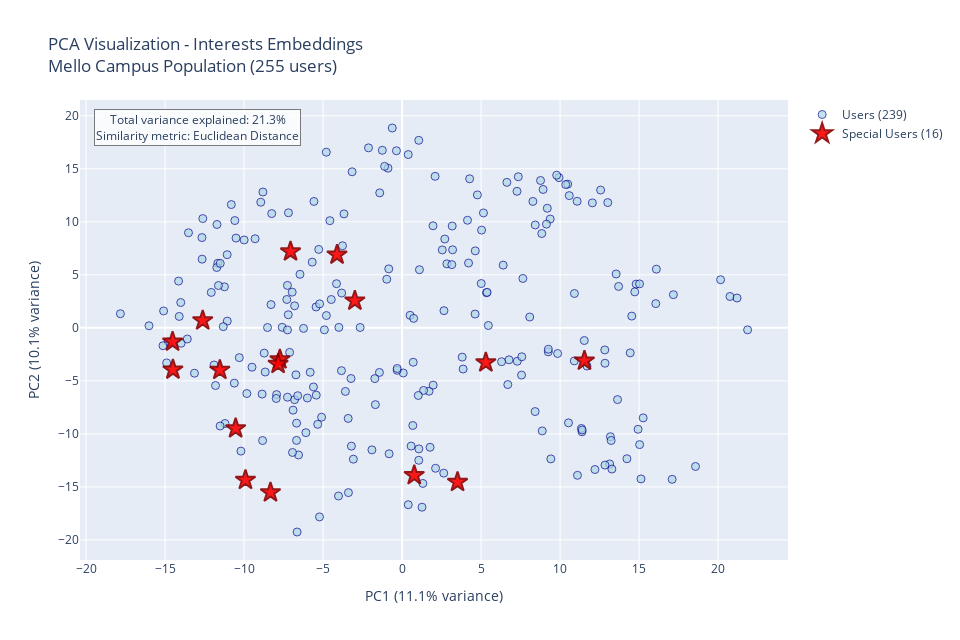
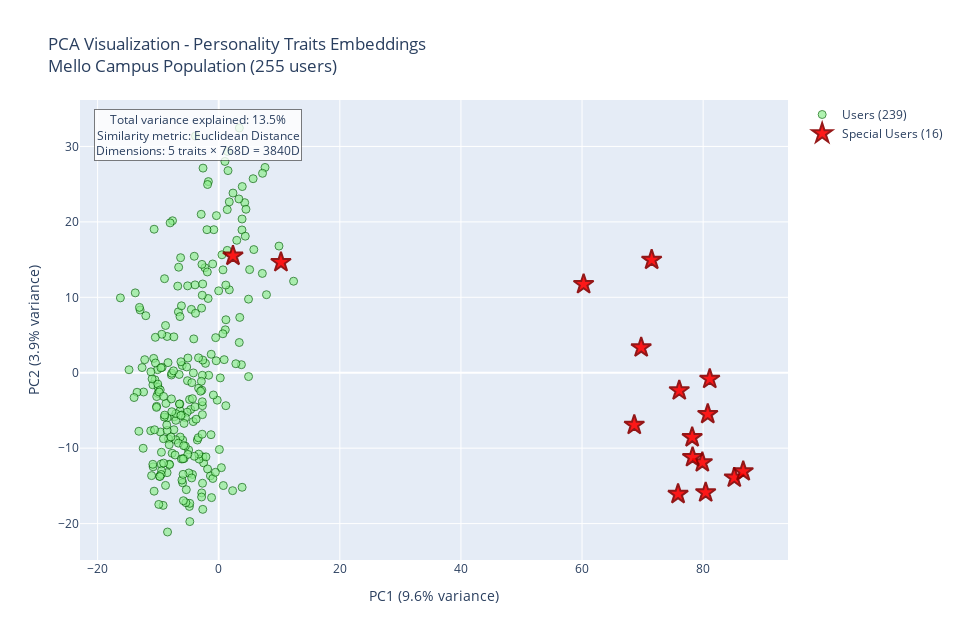

The cell these charts' notebook holds for them, in order:
### Code cell
# Interactive Plotly Visualizations
users_with_embeddings = population.get_users_with_embeddings()

print(f"📊 Interactive Plotly Population Visualization")
print(f"Users with embeddings: {len(users_with_embeddings)}")
print(f"Similarity metric: Euclidean Distance (L2 norm, normalized)")
print()

if len(users_with_embeddings) >= 3:
    
    # 📚 Plotly PCA Visualization - Interests Only
    print(f"📚 Creating Plotly PCA - Interests Embeddings (768D → 2D):")
    try:
        fig_interests = visualizer.plot_population_pca(
            population, 
            mode='interests', 
            highlight_special=True, 
            figsize=(12, 8)
        )
        fig_interests.show()
        print(f"✅ Plotly interests PCA complete")
        
    except Exception as e:
        print(f"❌ Interests PCA failed: {e}")
    
    print()
    
    # 🧠 Plotly PCA Visualization - Combined Personality Traits
    print(f"🧠 Creating Plotly PCA - Combined Personality Traits (3840D → 2D):")
    try:
        # Get combined personality embedding (all 5 traits)
        from sklearn.decomposition import PCA
        from sklearn.preprocessing import StandardScaler
        import plotly.graph_objects as go
        import numpy as np
        
        # Get users with complete personality embeddings
        personality_users = []
        personality_embeddings = []
        
        for user in users_with_embeddings:
            trait_embeddings = []
            has_all_traits = True
            
            for trait in ['Openness', 'Conscientiousness', 'Extraversion', 'Agreeableness', 'Neuroticism']:
                trait_emb = getattr(user, f'{trait.lower()}_embedding', None)
                if trait_emb is not None:
                    trait_embeddings.append(trait_emb)
                else:
                    has_all_traits = False
                    break
            
            if has_all_traits:
                personality_users.append(user)
                combined_personality = np.concatenate(trait_embeddings)
                personality_embeddings.append(combined_personality)
        
        if len(personality_embeddings) >= 3:
            personality_matrix = np.array(personality_embeddings)
            
            # Apply PCA to personality embeddings
            scaler = StandardScaler()
            embeddings_scaled = scaler.fit_transform(personality_matrix)
            pca = PCA(n_components=2)
            embeddings_2d = pca.fit_transform(embeddings_scaled)
            
            # Create Plotly figure for personality
            fig_personality = go.Figure()
            
            # Separate special and regular users
            special_indices = []
            regular_indices = []
            
            for i, user in enumerate(personality_users):
                if user.special:
                    special_indices.append(i)
                else:
                    regular_indices.append(i)
            
            # Plot regular users
            if regular_indices:
                regular_coords = embeddings_2d[regular_indices]
                regular_names = [personality_users[i].name for i in regular_indices]
                
                fig_personality.add_trace(go.Scatter(
                    x=regular_coords[:, 0],
                    y=regular_coords[:, 1],
                    mode='markers',
                    marker=dict(size=8, color='lightgreen', opacity=0.7, line=dict(width=1, color='darkgreen')),
                    name=f'Users ({len(regular_indices)})',
                    hovertext=regular_names,
                    hovertemplate='<b>%{hovertext}</b><extra></extra>'
                ))
            
            # Plot special users
            if special_indices:
                special_coords = embeddings_2d[special_indices]
                special_names = [personality_users[i].name for i in special_indices]
                
                fig_personality.add_trace(go.Scatter(
                    x=special_coords[:, 0],
                    y=special_coords[:, 1],
                    mode='markers',
                    marker=dict(size=15, color='red', opacity=0.9, symbol='star', line=dict(width=2, color='darkred')),
                    name=f'Special Users ({len(special_indices)})',
                    hovertext=special_names,
                    hovertemplate='<b>%{hovertext}</b><extra></extra>'
                ))
            
            # Update layout
            total_variance = pca.explained_variance_ratio_[:2].sum()
            fig_personality.update_layout(
                title=f'PCA Visualization - Personality Traits Embeddings<br>{population.name} ({len(personality_users)} users)',
                xaxis_title=f'PC1 ({pca.explained_variance_ratio_[0]:.1%} variance)',
                yaxis_title=f'PC2 ({pca.explained_variance_ratio_[1]:.1%} variance)',
                hovermode='closest',
                showlegend=True,
                width=960,
                height=640,
                annotations=[
                    dict(
                        text=f'Total variance explained: {total_variance:.1%}<br>Similarity metric: Euclidean Distance<br>Dimensions: 5 traits × 768D = 3840D',
                        xref="paper", yref="paper",
                        x=0.02, y=0.98, xanchor='left', yanchor='top',
                        showarrow=False,
                        font=dict(size=12),
                        bgcolor="rgba(255,255,255,0.8)",
                        bordercolor="rgba(0,0,0,0.5)",
                        borderwidth=1
                    )
                ]
            )
            
            fig_personality.show()
            print(f"✅ Plotly personality traits PCA complete")
        else:
            print(f"❌ Need at least 3 users with complete personality embeddings, got {len(personality_embeddings)}")
        
    except Exception as e:
        print(f"❌ Personality PCA failed: {e}")

else:
    print(f"⚠️  Need at least 3 users with embeddings for visualization")
    print(f"   Current: {len(users_with_embeddings)} users")
    print(f"   Generate more synthetic users in the previous cell")

print(f"\n📖 Visualization Guide:")
print(f"   📚 Interests PCA: Cultural preferences embeddings (books, movies, music)")
print(f"   🧠 Personality PCA: Big 5 personality traits embeddings (Openness, Conscientiousness, etc.)")
print(f"   ⭐ Red stars: Real users (special)")
print(f"   🔵 Blue/Green dots: Synthetic users")
print(f"   📏 Similarity: Euclidean distance (1.0 = identical, 0.0 = different)")
print(f"   🎨 Interactive: Hover for names, zoom, pan to explore")

### Figure 1 — Plotly figure (JSON) as saved in the notebook; plotly's stock layout.template omitted (floating-point values rounded to 4 significant figures; data arrays with more than 128 entries replaced by an {"elided": "..."} marker saying what was removed)
{"data": [{"hovertemplate": "<b>%{hovertext}</b><extra></extra>", "hovertext": {"elided": "239 str values"}, "marker": {"color": "lightblue", "line": {"color": "darkblue", "width": 1}, "opacity": 0.7, "size": 8}, "mode": "markers", "name": "Users (239)", "type": "scatter", "x": {"elided": "239 float values"}, "y": {"elided": "239 float values"}}, {"hovertemplate": "<b>%{hovertext}</b><extra></extra>", "hovertext": ["Yahya Rahhawi", "Nikola Tesla", "Ada Lovelace", "Alan Turing", "Aristotle", "Nelson Mandela", "Mahatma Gandhi", "Cleopatra", "Steve Jobs", "Elon Musk", "Sherlock Holmes", "Tony Stark", "Walter White", "Leonardo da Vinci", "Greta Thunberg", "Sofiia "], "marker": {"color": "red", "line": {"color": "darkred", "width": 2}, "opacity": 0.9, "size": 15, "symbol": "star"}, "mode": "markers", "name": "Special Users (16)", "type": "scatter", "x": [-4.118, -2.991, -7.736, -14.53, -11.54, 11.54, 5.299, -8.332, 3.509, 0.7693, -14.51, -9.914, -10.54, -12.62, -7.85, -7.062], "y": [6.896, 2.559, -2.98, -1.309, -3.973, -3.099, -3.263, -15.53, -14.55, -13.91, -3.944, -14.35, -9.484, 0.6897, -3.409, 7.196]}], "layout": {"annotations": [{"bgcolor": "rgba(255,255,255,0.8)", "bordercolor": "rgba(0,0,0,0.5)", "borderwidth": 1, "font": {"size": 12}, "showarrow": false, "text": "Total variance explained: 21.3%<br>Similarity metric: Euclidean Distance", "x": 0.02, "xanchor": "left", "xref": "paper", "y": 0.98, "yanchor": "top", "yref": "paper"}], "height": 640, "hovermode": "closest", "showlegend": true, "title": {"text": "PCA Visualization - Interests Embeddings<br>Mello Campus Population (255 users)"}, "width": 960, "xaxis": {"title": {"text": "PC1 (11.1% variance)"}}, "yaxis": {"title": {"text": "PC2 (10.1% variance)"}}}}

### Figure 2 — Plotly figure (JSON) as saved in the notebook; plotly's stock layout.template omitted (floating-point values rounded to 4 significant figures; data arrays with more than 128 entries replaced by an {"elided": "..."} marker saying what was removed)
{"data": [{"hovertemplate": "<b>%{hovertext}</b><extra></extra>", "hovertext": {"elided": "239 str values"}, "marker": {"color": "lightgreen", "line": {"color": "darkgreen", "width": 1}, "opacity": 0.7, "size": 8}, "mode": "markers", "name": "Users (239)", "type": "scatter", "x": {"elided": "239 float values"}, "y": {"elided": "239 float values"}}, {"hovertemplate": "<b>%{hovertext}</b><extra></extra>", "hovertext": ["Yahya Rahhawi", "Nikola Tesla", "Ada Lovelace", "Alan Turing", "Aristotle", "Nelson Mandela", "Mahatma Gandhi", "Cleopatra", "Steve Jobs", "Elon Musk", "Sherlock Holmes", "Tony Stark", "Walter White", "Leonardo da Vinci", "Greta Thunberg", "Sofiia "], "marker": {"color": "red", "line": {"color": "darkred", "width": 2}, "opacity": 0.9, "size": 15, "symbol": "star"}, "mode": "markers", "name": "Special Users (16)", "type": "scatter", "x": [2.354, 81.09, 80.76, 69.77, 68.62, 60.26, 71.5, 79.86, 75.86, 85.14, 76.05, 80.42, 86.62, 78.19, 78.25, 10.28], "y": [15.5, -0.8243, -5.485, 3.339, -6.926, 11.73, 14.96, -11.89, -16.09, -13.91, -2.36, -15.88, -13.08, -8.566, -11.21, 14.64]}], "layout": {"annotations": [{"bgcolor": "rgba(255,255,255,0.8)", "bordercolor": "rgba(0,0,0,0.5)", "borderwidth": 1, "font": {"size": 12}, "showarrow": false, "text": "Total variance explained: 13.5%<br>Similarity metric: Euclidean Distance<br>Dimensions: 5 traits × 768D = 3840D", "x": 0.02, "xanchor": "left", "xref": "paper", "y": 0.98, "yanchor": "top", "yref": "paper"}], "height": 640, "hovermode": "closest", "showlegend": true, "title": {"text": "PCA Visualization - Personality Traits Embeddings<br>Mello Campus Population (255 users)"}, "width": 960, "xaxis": {"title": {"text": "PC1 (9.6% variance)"}}, "yaxis": {"title": {"text": "PC2 (3.9% variance)"}}}}
